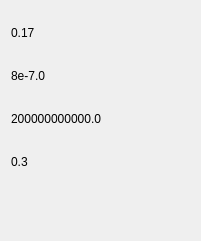
    <widget class="CardWidget" name="CardWidget_159">
     <property name="geometry">
      <rect>
       <x>1110</x>
       <y>170</y>
       <width>201</width>
       <height>241</height>
      </rect>
     </property>
     <property name="minimumSize">
      <size>
       <width>0</width>
       <height>0</height>
      </size>
     </property>
     <layout class="QGridLayout" name="gridLayout_90">
      <item row="3" column="0">
       <widget class="SubtitleLabel" name="SubtitleLabel_669">
        <property name="maximumSize">
         <size>
          <width>16777215</width>
          <height>31</height>
         </size>
        </property>
        <property name="text">
         <string>200000000000.0</string>
        </property>
       </widget>
      </item>
      <item row="1" column="0">
       <widget class="SubtitleLabel" name="SubtitleLabel_668">
        <property name="minimumSize">
         <size>
          <width>179</width>
          <height>31</height>
         </size>
        </property>
        <property name="maximumSize">
         <size>
          <width>16777215</width>
          <height>31</height>
         </size>
        </property>
        <property name="text">
         <string>8e-7.0</string>
        </property>
       </widget>
      </item>
      <item row="5" column="0">
       <widget class="SubtitleLabel" name="SubtitleLabel_977">
        <property name="maximumSize">
         <size>
          <width>16777215</width>
          <height>31</height>
         </size>
        </property>
        <property name="text">
         <string/>
        </property>
       </widget>
      </item>
      <item row="4" column="0">
       <widget class="SubtitleLabel" name="SubtitleLabel_670">
        <property name="maximumSize">
         <size>
          <width>16777215</width>
          <height>31</height>
         </size>
        </property>
        <property name="text">
         <string>0.3</string>
        </property>
       </widget>
      </item>
      <item row="0" column="0">
       <widget class="SubtitleLabel" name="SubtitleLabel_667">
        <property name="maximumSize">
         <size>
          <width>16777215</width>
          <height>31</height>
         </size>
        </property>
        <property name="text">
         <string>0.17</string>
        </property>
       </widget>
      </item>
     </layout>
    </widget>
